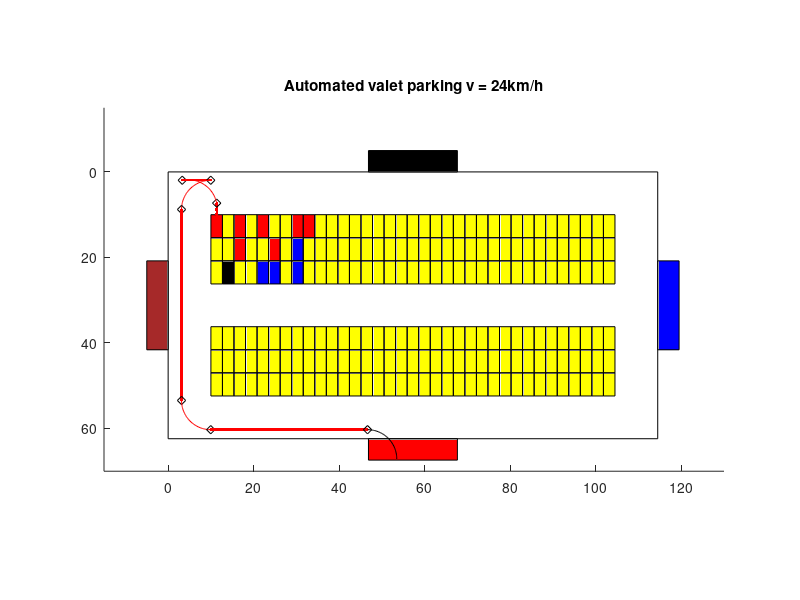

MATLAB code to generate this figure:
clf;
axis equal;


for i = 0: 34
    for j = 0: 2
      if(((j == 0) && (i == 0 || i == 2 || i == 4 || i == 7 || i == 8))
          || ((j == 1) && (i == 2 || i == 5))
        )
          rectangle("Position", [10 + i*2.7, 10 + j*5.4, 2.7, 5.4], 
              "Facecolor", [1, 0, 0]);
      elseif((j == 2) && (i == 1))
          rectangle("Position", [10 + i*2.7, 10 + j*5.4, 2.7, 5.4], 
              "Facecolor", [0, 0, 0]);
      elseif(((j == 2) && (i == 4 || i == 5 || i == 7))
              || (j == 1 && i == 7)
            )
          rectangle("Position", [10 + i*2.7, 10 + j*5.4, 2.7, 5.4], 
              "Facecolor", [0, 0, 1]);
      else
          rectangle("Position", [10 + i*2.7, 10 + j*5.4, 2.7, 5.4],
              "Facecolor", [1, 1, 0]);
      endif;
    endfor;
endfor;

for i = 0: 34
    for j = 0: 2
       rectangle("Position", [10 + i*2.7, 20 + (j + 3)*5.4, 2.7, 5.4],
              "Facecolor", [1, 1, 0]);
    endfor;
endfor;



rectangle("Position", [0, 0, 10 + 2.7*35 + 10, 10 + 5.4*3 + 10 + 5.4*3 + 10 ]);
                      %boundary

rectangle("Position", [10 + 2.7*17.5 - 10.4, -5, 20.8, 5 ], 
                        "Facecolor", [0, 0, 0]);%Gate 1
rectangle("Position", [10 + 2.7*35 + 10, 20.8, 5, 20.8 ], 
                        "Facecolor", [0, 0, 1]);%Gate 2
rectangle("Position", [10 + 2.7*17.5 - 10.4, 10 + 5.4*3 + 10 + 5.4*3 + 10, 20.8, 5 ], 
                        "Facecolor", [1, 0, 0]);%Gate 3                        
rectangle("Position", [-5, 20.8, 5, 20.8 ], "Facecolor", 
                          [0.65, 0.16, 0.16]);%Gate 4

v0 = 20/3;%(m/s)
t = linspace(0, 0.81, round(0.81*24));%(s)
x = 10 + 1.35;%(m)
y = 10 + 2.7 - v0*t;%(m)
hold on;%draw overlay some graphic objects
plot(x, y, 'r');

Radius = sqrt(1.35*1.35 + 6.7*6.7) ;%radius of circle trajectory (m)
w0 = v0 / Radius;%angular velocity (rad/s)
a0 = atan(1.35/6.7);%original angular (rad)
deltaT = (pi/2)/w0;
t = linspace(0.81, 0.81+deltaT, round(deltaT*24));
xCenter = 10 + (2.7/2) - 6.7;
yCenter = 10 - 1.35;
alpha = a0 + w0*(t - 0.81);
x = xCenter + Radius*cos(alpha);
y = yCenter - Radius*sin(alpha);
x0 = x(1);
y0 = y(1);
hold on;
plot(x0, y0, "-dk");
hold on;
plot(x, y, 'r');
x0 = x(length(x));
y0 = y(length(y));
hold on;
plot(x0, y0, "-dk");
lastT = 0.81 + deltaT;
t = linspace(lastT, lastT + 1, 24);
x = x0 + v0*(t - lastT);
hold on;
plot(x, y0, 'r');
hold on;
plot(x(length(x)), y0, "-dk");
xCenter = x(length(x));
yCenter = y0 + Radius;
lastT = lastT + 1;
t = linspace(lastT, lastT + deltaT, round(deltaT*24));
alpha = w0*(t - lastT);                  
x = xCenter - Radius*sin(alpha);
y = yCenter - Radius*cos(alpha);
hold on;
plot(x, y, 'r');
lastT = lastT + deltaT;
x0 = x(length(x));
y0 = y(length(y));
hold on;
plot(x0, y0, "-dk");
ForwardTime = 6.7;
t = linspace(lastT, lastT + ForwardTime, ForwardTime*24);
y = y0 + v0*(t - lastT);
hold on;
plot(x0, y, 'r');
y0 = y(length(y));
hold on;
plot(x0, y0, "-dk");
xCenter = x0 + Radius;
yCenter = y0;
lastT = lastT + ForwardTime;
t = linspace(lastT, lastT + deltaT, round(deltaT*24));
alpha = w0*(t - lastT);                  
x = xCenter - Radius*cos(alpha);
y = yCenter + Radius*sin(alpha);
hold on;
plot(x, y, 'r');
x0 = x(length(x));
y0 = y(length(y));
hold on;
plot(x0, y0, "-dk");
lastT = lastT + deltaT;
ForwardTime = 5.5;
t = linspace(lastT, lastT + ForwardTime, ForwardTime*24);
x = x0 + v0*(t - lastT);
hold on;
plot(x, y0, 'r');
x0 = x(length(x));
hold on;
plot(x0, y0, "-dk");
xCenter = x0;
yCenter = y0 + Radius;
lastT = lastT + ForwardTime;
t = linspace(lastT, lastT + deltaT, round(deltaT*24));
alpha = w0*(t - lastT);                  
x = xCenter + Radius*sin(alpha);
y = yCenter - Radius*cos(alpha);
hold on;
plot(x, y, 'k');
                  
axis([-15 130 -15 70]);%expand minimum of X, Y
view(0, -90);
title ("Automated valet parking v = 24km/h");
